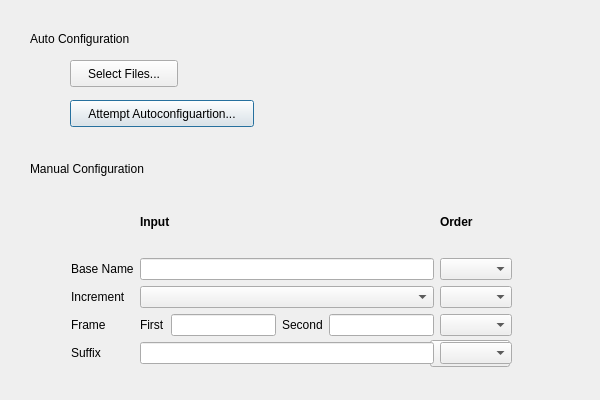
<?xml version="1.0" encoding="UTF-8"?>
<ui version="4.0">
 <class>ImageImportWindow</class>
 <widget class="QDialog" name="ImageImportWindow">
  <property name="geometry">
   <rect>
    <x>0</x>
    <y>0</y>
    <width>600</width>
    <height>400</height>
   </rect>
  </property>
  <property name="minimumSize">
   <size>
    <width>600</width>
    <height>400</height>
   </size>
  </property>
  <property name="maximumSize">
   <size>
    <width>600</width>
    <height>400</height>
   </size>
  </property>
  <property name="windowTitle">
   <string>Import Images</string>
  </property>
  <property name="windowIcon">
   <iconset>
    <normaloff/>
   </iconset>
  </property>
  <widget class="QPushButton" name="autoConfigButton">
   <property name="geometry">
    <rect>
     <x>70</x>
     <y>100</y>
     <width>184</width>
     <height>27</height>
    </rect>
   </property>
   <property name="text">
    <string>Attempt Autoconfiguartion...</string>
   </property>
  </widget>
  <widget class="QLabel" name="autoConfigLabel">
   <property name="geometry">
    <rect>
     <x>30</x>
     <y>30</y>
     <width>113</width>
     <height>18</height>
    </rect>
   </property>
   <property name="text">
    <string>Auto Configuration</string>
   </property>
  </widget>
  <widget class="QPushButton" name="fileSelectButton">
   <property name="geometry">
    <rect>
     <x>70</x>
     <y>60</y>
     <width>108</width>
     <height>27</height>
    </rect>
   </property>
   <property name="text">
    <string>Select Files...</string>
   </property>
   <property name="icon">
    <iconset>
     <normaloff/>
    </iconset>
   </property>
  </widget>
  <widget class="QPushButton" name="applyNameButton">
   <property name="geometry">
    <rect>
     <x>430</x>
     <y>340</y>
     <width>80</width>
     <height>27</height>
    </rect>
   </property>
   <property name="text">
    <string>Continue...</string>
   </property>
  </widget>
  <widget class="QWidget" name="layoutWidget">
   <property name="geometry">
    <rect>
     <x>71</x>
     <y>191</y>
     <width>441</width>
     <height>173</height>
    </rect>
   </property>
   <layout class="QGridLayout" name="manualConfigLayout">
    <item row="0" column="1">
     <widget class="QLabel" name="inputColumnLabel">
      <property name="font">
       <font>
        <weight>75</weight>
        <bold>true</bold>
       </font>
      </property>
      <property name="text">
       <string>Input</string>
      </property>
     </widget>
    </item>
    <item row="0" column="2">
     <widget class="QLabel" name="OrderColumnLabel">
      <property name="font">
       <font>
        <weight>75</weight>
        <bold>true</bold>
       </font>
      </property>
      <property name="text">
       <string>Order</string>
      </property>
     </widget>
    </item>
    <item row="1" column="0">
     <widget class="QLabel" name="baseNameLabel">
      <property name="text">
       <string>Base Name</string>
      </property>
     </widget>
    </item>
    <item row="1" column="1">
     <widget class="QLineEdit" name="baseNameEdit"/>
    </item>
    <item row="1" column="2">
     <widget class="QComboBox" name="baseOrderCombo">
      <property name="currentIndex">
       <number>-1</number>
      </property>
     </widget>
    </item>
    <item row="2" column="0">
     <widget class="QLabel" name="incrementLabel">
      <property name="text">
       <string>Increment</string>
      </property>
     </widget>
    </item>
    <item row="2" column="1">
     <widget class="QComboBox" name="incrementCombo">
      <property name="editable">
       <bool>false</bool>
      </property>
     </widget>
    </item>
    <item row="2" column="2">
     <widget class="QComboBox" name="incrementOrderCombo"/>
    </item>
    <item row="3" column="0">
     <widget class="QLabel" name="frameLabel">
      <property name="text">
       <string>Frame</string>
      </property>
     </widget>
    </item>
    <item row="3" column="1">
     <layout class="QHBoxLayout" name="frameLayout">
      <item>
       <widget class="QLabel" name="firstFrameLabel">
        <property name="text">
         <string>First</string>
        </property>
       </widget>
      </item>
      <item>
       <widget class="QLineEdit" name="firstFrameEdit">
        <property name="maxLength">
         <number>3</number>
        </property>
       </widget>
      </item>
      <item>
       <widget class="QLabel" name="secondFrameLabel">
        <property name="text">
         <string>Second</string>
        </property>
       </widget>
      </item>
      <item>
       <widget class="QLineEdit" name="secondFrameEdit">
        <property name="maxLength">
         <number>3</number>
        </property>
       </widget>
      </item>
     </layout>
    </item>
    <item row="3" column="2">
     <widget class="QComboBox" name="frameOrderCombo"/>
    </item>
    <item row="4" column="0">
     <widget class="QLabel" name="suffixLabel">
      <property name="text">
       <string>Suffix</string>
      </property>
     </widget>
    </item>
    <item row="4" column="1">
     <widget class="QLineEdit" name="suffixEdit"/>
    </item>
    <item row="4" column="2">
     <widget class="QComboBox" name="suffixOrderCombo"/>
    </item>
   </layout>
  </widget>
  <widget class="QLabel" name="manuaConfigLabel">
   <property name="geometry">
    <rect>
     <x>30</x>
     <y>160</y>
     <width>128</width>
     <height>18</height>
    </rect>
   </property>
   <property name="text">
    <string>Manual Configuration</string>
   </property>
  </widget>
 </widget>
 <resources>
  <include location="../ui_resources.qrc"/>
 </resources>
 <connections/>
</ui>
